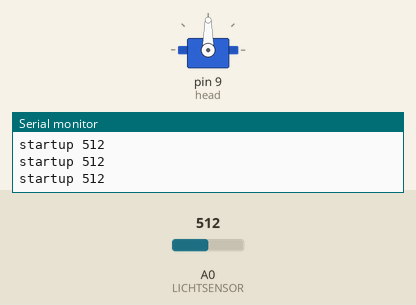
This sketch was run on a simulated Arduino Uno, built with avr-gcc and run on an emulated ATmega328P. Shown: servo, the last lines printed to the serial monitor. The inputs (shaded band) are chosen by the test bench; at power-on: A0 (LICHTSENSOR) = 512.

Above: at 2.9 s.
3.0 s: A0 (LICHTSENSOR) set to 312
4.5 s: A0 (LICHTSENSOR) set to 293
6.1 s: A0 (LICHTSENSOR) set to 511
At 6.87 s:
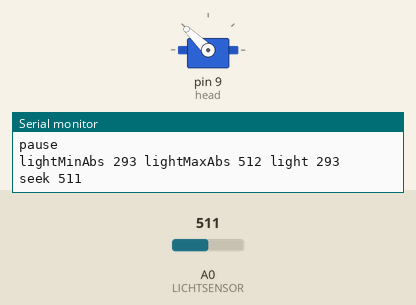
At 8.09 s:
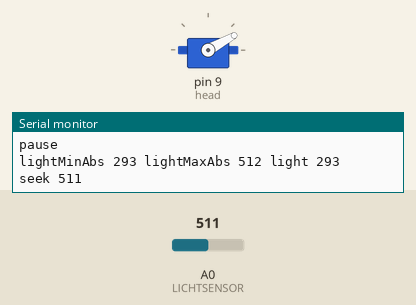
Timing chart, 0 to 10.9 s (numbered marks = the images above; inputs shaded):
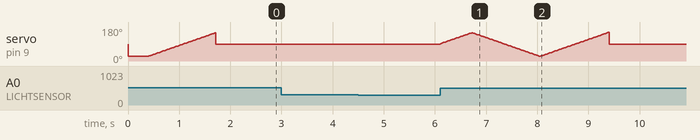

The sketch:

Lichtsucher.ino
```cpp
#include <Servo.h>

Servo head;
const int DEG_MIN = 25;
const int DEG_MAX = 150;
const int FULL_MOVE_TIME = 380;
const int MICROS_PER_DEG = FULL_MOVE_TIME*100 / (DEG_MAX - DEG_MIN);
const int MAX_LIGHT = 1024;

const int LICHTSENSOR = 0;

int lightMinAbs;
int lightSeekPrev;
int lightMaxAbs;

const int MODE_SEEK = 0;
const int MODE_PAUSE = 1;
const int MODE_STARTUP= 2;
int mode = MODE_STARTUP;

const int STEPS = 2;
const int DELAY_READ = 5;
int direction = 1;
int turns = 0;

void setup()
{
  head.attach(9);
  Serial.begin(9600);
  reference();
}

void loop()
{
  switch (mode) {
    case MODE_STARTUP:
      do_startup();
      break;

    case MODE_PAUSE:
      do_pause();
      break;

    case MODE_SEEK:
      do_seek();
      break;
  }
}

void reference() {
  lightMinAbs = readLight();
  lightMaxAbs = lightMinAbs;

  head.write(DEG_MIN);
  delay(FULL_MOVE_TIME);

  head.write(DEG_MAX);
  for (int deg=DEG_MIN; deg<DEG_MAX; deg+=STEPS) {
    head.write(deg);
    delayMicroseconds(MICROS_PER_DEG*STEPS);
    int light = readLight();
  }

  moveHead(90);
}

void do_startup() {
  Serial.print("startup ");
  int light = readLight();
  Serial.println(light);

  if (light < 300) {
    init_pause();
  } else {
    delay(200);
  }
}

void init_pause() {
  Serial.println("pause");
  Serial.print("lightMinAbs ");
  Serial.print(lightMinAbs);
  Serial.print(" lightMaxAbs ");
  Serial.print(lightMaxAbs);
  Serial.print(" light ");
  Serial.println(readLight());
  mode = MODE_PAUSE;
}

void do_pause() {
  int light = readLight();
  if (deviation(light, lightMinAbs) > 30) {
    init_seek(light);
  }
}

void init_seek(int light) {
  Serial.print("seek ");
  Serial.println(light);
  mode = MODE_SEEK;
  turns = 0;
  lightSeekPrev = MAX_LIGHT;
}

void do_seek() {
  int position = head.read();
  if (position <= DEG_MIN || position >= DEG_MAX) {
    boolean abortSeek = do_turn();
    if (abortSeek) {
      moveHead(90);
      init_pause();
      return;
    }
  }
  if (position < DEG_MIN) {
    position = DEG_MIN;
  } else if (position > DEG_MAX) {
    position = DEG_MAX;
  }

  int newPosition = position + direction*STEPS;
  moveHead(newPosition);

  int light = readLight();
  if (deviation(light, lightMinAbs) < 30) {
    init_pause();
  }
}

boolean do_turn() {
  direction = -direction;
  turns++;

  if (turns == 3) {
    lightMinAbs = readLight();
    Serial.print("turn reset to ");
    Serial.println(lightMinAbs);
    turns == 0;

    return true;
  }

  return false;
}

int deviation(int lightRef, int lightMin) {
  return abs(lightRef - lightMin);
}

int readLight() {
  delay(DELAY_READ);
  int light = analogRead(LICHTSENSOR);
  lightMinAbs = min(light, lightMinAbs);
  lightMaxAbs = max(light, lightMaxAbs);
  return light;
}

void moveHead(int deg) {
  int position = head.read();
  if (position != deg) {
    head.write(deg);
    delayMicroseconds(abs(deg-position)*MICROS_PER_DEG);
  }
}
```
